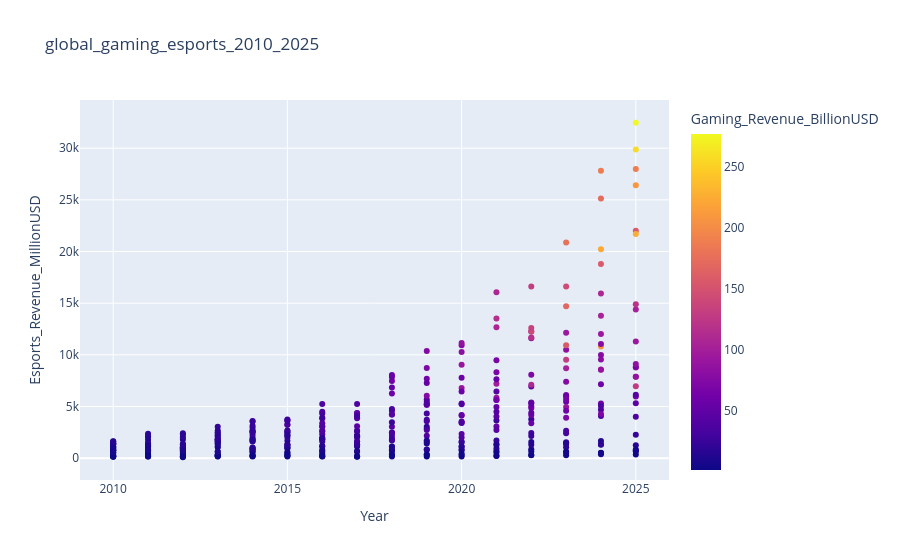

Notebook code cell kept with this figure:
### Code cell
fig = px.scatter(df, x="Year" ,y="Esports_Revenue_MillionUSD",color="Gaming_Revenue_BillionUSD",title="global_gaming_esports_2010_2025")
fig.show()

### Figure 1 — Plotly figure (JSON) as saved in the notebook; plotly's stock layout.template omitted (floating-point values rounded to 4 significant figures; data arrays with more than 128 entries replaced by an {"elided": "..."} marker saying what was removed)
{"data": [{"hovertemplate": "Year=%{x}<br>Esports_Revenue_MillionUSD=%{y}<br>Gaming_Revenue_BillionUSD=%{marker.color}<extra></extra>", "legendgroup": "", "marker": {"color": {"elided": "400 float values"}, "coloraxis": "coloraxis", "symbol": "circle"}, "mode": "markers", "name": "", "orientation": "v", "showlegend": false, "type": "scatter", "x": {"elided": "400 int values"}, "xaxis": "x", "y": {"elided": "400 float values"}, "yaxis": "y"}], "layout": {"coloraxis": {"colorbar": {"title": {"text": "Gaming_Revenue_BillionUSD"}}, "colorscale": [[0, "#0d0887"], [0.1111, "#46039f"], [0.2222, "#7201a8"], [0.3333, "#9c179e"], [0.4444, "#bd3786"], [0.5556, "#d8576b"], [0.6667, "#ed7953"], [0.7778, "#fb9f3a"], [0.8889, "#fdca26"], [1, "#f0f921"]]}, "legend": {"tracegroupgap": 0}, "title": {"text": "global_gaming_esports_2010_2025"}, "xaxis": {"anchor": "y", "domain": [0, 1], "title": {"text": "Year"}}, "yaxis": {"anchor": "x", "domain": [0, 1], "title": {"text": "Esports_Revenue_MillionUSD"}}}}
